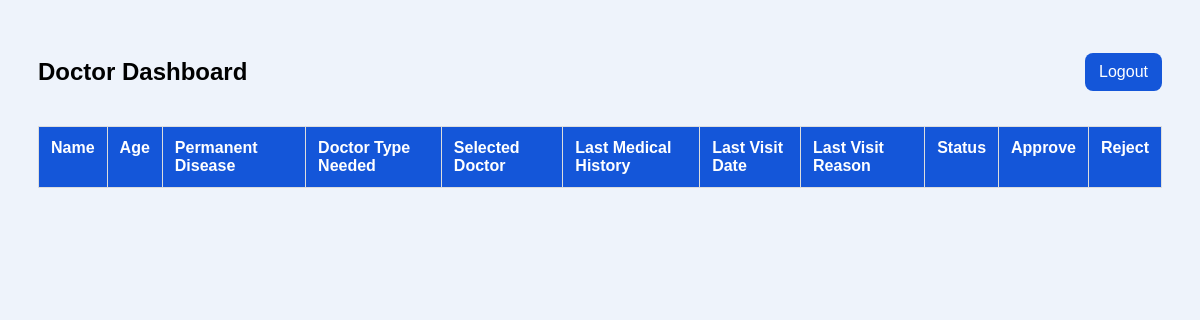
Before: /doctor-dashboard (signed in) with the older database file.
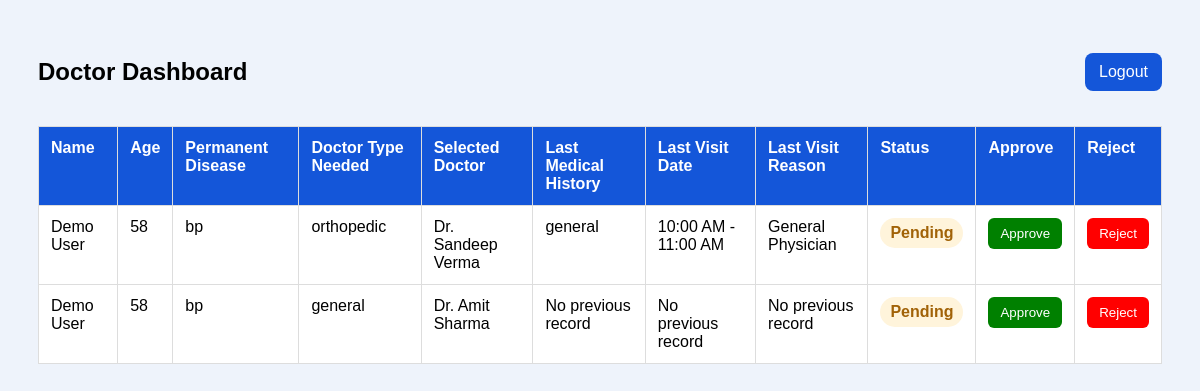
After: the same page with the newer database file.
### tables this page shows
CREATE TABLE appointments (
            id INTEGER PRIMARY KEY AUTOINCREMENT,
            user_name TEXT,
            age TEXT,
            permanent_disease TEXT,
            doctor_type TEXT,
            doctor_name TEXT,
            specialization TEXT,
            experience TEXT,
            fees TEXT,
            slot TEXT,
            hospital_name TEXT,
            location TEXT,
            status TEXT DEFAULT 'Pending',
            previous_medical_history TEXT,
            previous_visit_date TEXT,
            previous_visit_reason TEXT
        );

### app.py (the view)
@app.route("/doctor-dashboard")
def doctor_dashboard():
    if not session.get("doctor_logged_in"):
        return redirect(url_for("doctor_login"))
    conn = get_db_connection()
    appointments = conn.execute("""
        SELECT * FROM appointments
        ORDER BY id DESC
    """).fetchall()
    conn.close()
    return render_template("doctor_dashboard.html", appointments=appointments)

### app.py (called while the page is built)
def get_db_connection():
    conn = sqlite3.connect(DATABASE)
    conn.row_factory = sqlite3.Row
    return conn

### doctor_panel/templates/doctor_dashboard.html (shortened to what this page needs)
<!DOCTYPE html>
<html>
<head>
</head>
<body>
<div class="topbar">
    <h2>Doctor Dashboard</h2>
    <a href="{{ url_for('logout') }}" class="logout-btn">Logout</a>
</div>
<table>
    <tr>
        <th>Name</th>
        <th>Age</th>
        <th>Permanent Disease</th>
        <th>Doctor Type Needed</th>
        <th>Selected Doctor</th>
        <th>Last Medical History</th>
        <th>Last Visit Date</th>
        <th>Last Visit Reason</th>
        <th>Status</th>
        <th>Approve</th>
        <th>Reject</th>
    </tr>
    {% for a in appointments %}
    <tr>
        <td>{{ a["user_name"] }}</td>
        <td>{{ a["age"] }}</td>
        <td>{{ a["permanent_disease"] }}</td>
        <td>{{ a["doctor_type"] }}</td>
        <td>{{ a["doctor_name"] }}</td>
        <td>{{ a["previous_medical_history"] }}</td>
        <td>{{ a["previous_visit_date"] }}</td>
        <td>{{ a["previous_visit_reason"] }}</td>
        <td>
            {% if a["status"] == "Approved" %}
                <span class="badge approved">Approved</span>
            {% elif a["status"] == "Rejected" %}
                <span class="badge rejected">Rejected</span>
            {% else %}
                <span class="badge pending">Pending</span>
            {% endif %}
        </td>
        <td>
            <form action="{{ url_for('approve', appointment_id=a['id']) }}" method="POST">
                <button type="submit" class="approve-btn">Approve</button>
            </form>
        </td>
        <td>
            <form action="{{ url_for('reject', appointment_id=a['id']) }}" method="POST">
                <button type="submit" class="reject-btn">Reject</button>
            </form>
        </td>
    </tr>
    {% endfor %}
</table>
</body>
</html>

### doctor_panel/templates/doctor_dashboard.html (style rules this page uses)
body { font-family:Arial; background:#eef3fb; padding:30px; }
.topbar { display:flex; justify-content:space-between; align-items:center; margin-bottom:20px; }
.logout-btn { background:#1456d9; color:white; text-decoration:none; padding:10px 14px; border-radius:8px; }
table { width:100%; border-collapse:collapse; background:white; }
th,td { padding:12px; border:1px solid #ddd; text-align:left; vertical-align:top; }
th { background:#1456d9; color:white; }
.approve-btn { background:green; color:white; border:none; padding:8px 12px; border-radius:6px; cursor:pointer; }
.reject-btn { background:red; color:white; border:none; padding:8px 12px; border-radius:6px; cursor:pointer; }
.badge { padding:6px 10px; border-radius:999px; font-weight:700; display:inline-block; }
.pending { background:#fff4db;color:#a16207; }

Changed rows visible on the page:
added appointments: user_name "Demo User", age "58", permanent_disease "bp", doctor_type "orthopedic", doctor_name "Dr. Sandeep Verma", previous_medical_history "general", previous_visit_date "10:00 AM - 11:00 AM", previous_visit_reason "General Physician", status "Pending"
added appointments: user_name "Demo User", age "58", permanent_disease "bp", doctor_type "general", doctor_name "Dr. Amit Sharma", previous_medical_history "No previous record", previous_visit_date "No previous record", previous_visit_reason "No previous record", status "Pending"
